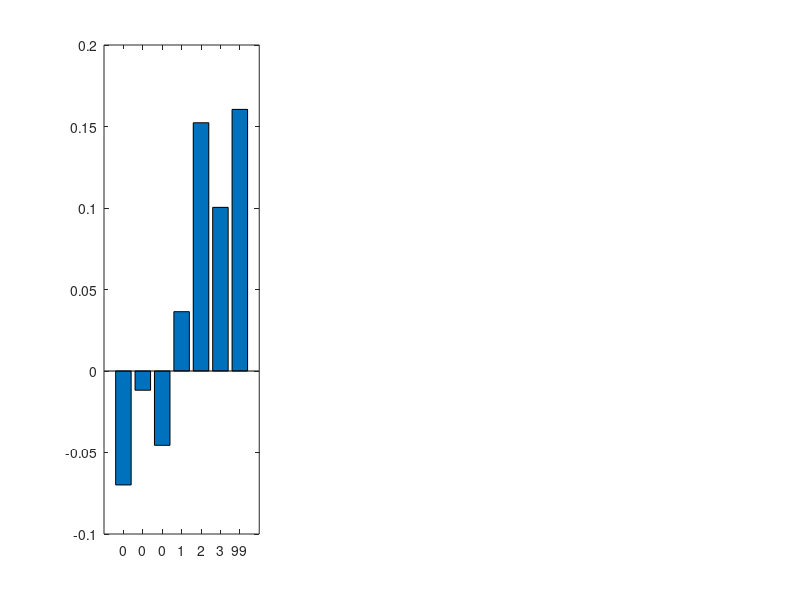

MATLAB code for this plot: (Note: this script raises an error after producing the figure.)
clc;
clear all;
close all;

%format [Sslam    Srrt    Smpc    Spath   S   P   SP   WCMS  AMS  %safety ]
%s20r30m40tcfs
t0=[        0.0364    0.0860    0.4654    0.1945    0.0381    0.6915    0.0688   17.4904    4.6870   30.7692];
std0=[       0.3270    0.1534    0.1199    0.3309    0.2696    0.2009    0.3059];

%s30r40m20tcfs
t20=[    0.3281    0.0920    0.4567    0.3526    0.1037    0.8564    0.1776   17.5527    3.4547   60.0000];
std20=[        0.3671    0.2181    0.1488    0.3554    0.3887    0.1269    0.4357];

t21=[        0.1655    0.1728   -0.1225    0.2515   -0.1384    0.8410   -0.1288   18.2520    4.3908    7.6923];
std21=[        0.3907    0.1508    0.2728    0.3828    0.2933    0.1294    0.3113];

t23=[      -0.0235    0.0517    0.4667    0.1602   -0.0183    0.8790    0.0359   18.0313    5.1913   38.4615];
std23=[        0.3155    0.1595    0.0937    0.3511    0.3447    0.0877    0.3935];

t2=(t20+t23)/2;
std2=(std20+std23)/2;


%s40r20m30tcfs
t31=[        0.0168   -0.0519    0.2016    0.0947   -0.2773    0.7655   -0.2684   17.5837    5.9859    7.1429];
std31=[        0.4321    0.2952    0.3084    0.4454    0.4838    0.1695    0.4967];

t3=[        0.1004   -0.0250    0.4564    0.1827   -0.1136    0.8440   -0.0790   17.9855    5.2594   26.6667];
std3=[        0.4114    0.2663    0.1596    0.4188    0.4026    0.1319    0.4425];

%r30m40tscfs
t4=[      -0.0699    0.0851    0.4849    0.0361   -0.1588    0.7191   -0.1335   17.6312    5.7646   28.5714];
std4=[       0.3898    0.2750    0.0545    0.4276    0.4777    0.2117    0.5052];


%s20m40allcfs
t5=[        0.0210   -0.0864    0.4618    0.1011   -0.1617    0.8959   -0.1415   18.1192    6.0687   14.2857];
std5=[        0.3911    0.2522    0.1379    0.3739    0.3919    0.0306    0.4164];

%s20r30fifo_allcfs
t6=[        0.0170    0.0321    0.2776    0.1318   -0.0777    0.9044   -0.0491   17.8026    5.1587   21.4286];
std6=[       0.3703    0.2120    0.2330    0.3567    0.3328         0    0.3682];

%m20fifo_allcfs
t7=[      -0.0118    0.0568    0.4808    0.1429   -0.0694    0.8170   -0.0382   17.9503    5.3901   23.0769];
std7=[        0.3571    0.2153    0.0664    0.3762    0.3523    0.1597    0.3882];

%r20allcfs
t8=[      -0.0456    0.0597    0.3481    0.0825   -0.1815    0.7441   -0.1576   18.1300    5.7921   28.5714];
std8=[        0.3805    0.2437    0.1975    0.4200    0.4741    0.1914    0.4991];

%s20fallcfs
t9=[        0.1605    0.0151   -0.1418    0.2315   -0.2008    0.8535   -0.2008   18.7767    5.0317         0];
std9=[        0.3903    0.2599    0.3185    0.3755    0.2867    0.1163    0.2867];

%allcfs
t10=[        0.0259    0.0725    0.4501    0.1391   -0.0972    0.6462   -0.0739   17.4316    5.3264   30.7692];
std10=[        0.4028    0.2520    0.1282    0.4116    0.4299    0.1828    0.4532];

%t10allcfs
t11=[     -0.2061    0.0712    0.3351   -0.2748   -0.3582    0.9044   -0.3582   18.1721    9.0345         0];
std11=[            0.3094    0.2093    0.1986    0.2518    0.3636         0    0.3636];

%t10s20r30m40
t12=[           0.0865    0.1384    0.4652    0.1419   -0.0760    0.8549   -0.0271   17.3507    5.0296   40.0000];
std12=[        0.4579    0.2865    0.1304    0.4478    0.4751    0.1029    0.5215];

%t10s30r40m20
t13=[        0.1117    0.1281    0.4670    0.2153    0.0419    0.9044    0.1087   17.4421    4.5411   50.0000];
std13=[        0.3732    0.1829    0.1102    0.3760    0.3588         0    0.4075];

%t10s40r20m30
t14=[        0.1205    0.0082    0.3888    0.2240   -0.0212    0.8686    0.0152   17.7192    4.8172   28.5714];
std14=[        0.3635    0.1251    0.2125    0.3520    0.3458    0.0947    0.3857];


%%

%            plot(x1,y1,'--gs', 'MarkerSize',5,'MarkerEdgeColor','green','MarkerFaceColor','green');
%             hold on

%             subplot(4,1,1)
%             ax = gca;
%             yyaxis left; cla; hold on;

%             labels = {'SLAM,TSP=CFS,RRT=FIFO1,MPC=FIFO2','SLAM,TSP,RRT=CFS,MPC=FIFO','SLAM,TSP,MPC=CFS,RRT=FIFO',...
%                 'SLAM=FIFO1,RRT=FIFO2,MPC=FIFO3','SLAM=FIFO2,RRT=FIFO3,MPC=FIFO1','SLAM=FIFO3,RRT=FIFO1,MPC=FIFO2'};
% 
%             errorbar(x1,y1,err1,'-g','linewidth',1,'MarkerSize',5,...
%                 'MarkerEdgeColor','green','MarkerFaceColor','green')
%             text(x1,y1,labels,'VerticalAlignment','bottom','HorizontalAlignment','center')
%              xticks([1 2 3 4 5 6])
% 
%             %ylabel('Response Time (s)','Fontsize',12)
%             %xlim([0.5 4.5])
%             legend('SLAM','Fontsize',12,'Location','NorthEast')
%             title('Xavier AGX 8 core MAXN SLAM prority correlation')

            %SLAM
            x1=[0,0,0,1,2,3,99];
            y1 = [t4(1),t7(1),t8(1),t0(1),t2(1),t3(1),t9(1)];
            err1 = [std4(1),std7(1),std8(1),std0(1),std2(1),std3(1),std9(1)];
            figure

            subplot(1,3,1)

            b=bar(y1);
            set(gca, 'XTickLabel',x1);
            xtips1 = b(1).XEndPoints;
            ytips1 = b(1).YEndPoints;
%             labels = {'SLAM,TSP=CFS,RRT=FIFO1,MPC=FIFO2','SLAM,TSP,RRT=CFS,MPC=FIFO','SLAM,TSP,MPC=CFS,RRT=FIFO',...
%                 'SLAM=FIFO1,RRT=FIFO2,MPC=FIFO3','SLAM=FIFO2,RRT=FIFO3,MPC=FIFO1','SLAM=FIFO3,RRT=FIFO1,MPC=FIFO2','SLAM=FIFO, All else=CFS'};
            labels={'S5','S4','S3','S8','S9','S10','S2'};
            text(xtips1,ytips1,labels,'HorizontalAlignment','center','VerticalAlignment','bottom','Fontsize',8)
%             hold on
%             errorbar(y1, err1, '.')
            ylabel('S-SLAM');
            xlabel('SLAM relative priority');
%             title('(a)', 'FontSize', 15,'HorizontalAlignment','center','VerticalAlignment','bottom');

            %ylim([-.1 .3]);
            %legend('S-SLAM');
            %saveas(gcf,['bar_2', '.jpg'])
            

            %RRT
            x2=[0,0,0,1,2,3,99];
            y2 = [t5(2),t9(2),t7(2),t3(2),t0(2),t2(2),t8(2)];
            err2 = [std5(2),std9(2),std7(2),std3(2),std0(2),std2(2),std8(2)];
            %figure
            subplot(1,3,2)

            b=bar(y2);
            set(gca, 'XTickLabel',x2);
            xtips1 = b(1).XEndPoints;
            ytips1 = b(1).YEndPoints;
            labels={'S6','S2','S4','S10','S8','S9','S3'};

%             labels = {'RRT,TSP=CFS,SLAM=FIFO1,MPC=FIFO2','RRT,MPC,TSP=CFS,SLAM=FIFO','SLAM,RRT,TSP=CFS,MPC=FIFO',...
%                 'RRT=FIFO1,MPC=FIFO2,SLAM=FIFO3','RRT=FIFO2,MPC=FIFO3,SLAM=FIFO1','RRT=FIFO3,MPC=FIFO1,SLAM=FIFO2','RRT=FIFO, ALL ELSE=CFS'};
            text(xtips1,ytips1,labels,'HorizontalAlignment','center','VerticalAlignment','bottom','Fontsize',8)
%             hold on
%             errorbar(y1, err1, '.')
            ylabel('S-RRT');
            xlabel('RRT relative priority');
%             title('(b)', 'FontSize', 15,'HorizontalAlignment','center','VerticalAlignment','bottom');

            %ylim([-.1 .1]);
            %legend('S-RRT');
            %saveas(gcf,['bar_2', '.jpg'])

             %MPC
            x3=[0,0,1,2,3,99];
            y3 = [t6(3),t8(3),t2(3),t3(3),t0(3),t7(3)];
            err3 = [std6(3),std8(3),std2(3),std3(3),std0(3),std7(3)];
            %figure
            subplot(1,3,3)
            b=bar(y3);
            set(gca, 'XTickLabel',x3);
            xtips1 = b(1).XEndPoints;
            ytips1 = b(1).YEndPoints;
            labels={'S7','S3','S9','S10','S8','S4'};

%             labels = {'MPC,TSP=CFS,SLAM=FIFO1,RRT=FIFO2','RRT=FIFO, ALL ELSE CFS',...
%                 'MPC=FIFO1,SLAM=FIFO2,RRT=FIFO3','MPC=FIFO2,SLAM=FIFO3,RRT=FIFO1','MPC=FIFO3,SLAM=FIFO1,RRT=FIFO2','MPC=FIFO, ALL ELSE=CFS'};
            text(xtips1,ytips1,labels,'HorizontalAlignment','center','VerticalAlignment','bottom','Fontsize',8)
%             hold on
%             errorbar(y1, err1, '.')
            ylabel('S-MPC');
            xlabel('MPC relative priority');
%             title('(c)', 'FontSize', 15,'HorizontalAlignment','center','VerticalAlignment','bottom');

            %ylim([.2 .65]);
            %legend('S-MPC');
            %saveas(gcf,['bar_2', '.jpg'])
%             %MPC
%             x3=[0,0,0,1,2,3,99];
%             y3 = [t9(3),t8(3),t6(3),t2(3),t3(3),t0(3),t7(3)];
%             err3 = [std9(3),std8(3),std6(3),std2(3),std3(3),std0(3),std7(3)];
%             figure
%             b=bar(y3);
%             set(gca, 'XTickLabel',x3);
%             xtips1 = b(1).XEndPoints;
%             ytips1 = b(1).YEndPoints;
%             labels = {'SLAM=FIFO, ALL ELSE = CFS','RRT=FIFO, ALL ELSE CFS','MPC,TSP=CFS,SLAM=FIFO1,RRT=FIFO2',...
%                 'MPC=FIFO1,SLAM=FIFO2,RRT=FIFO3','MPC=FIFO2,SLAM=FIFO3,RRT=FIFO1','MPC=FIFO3,SLAM=FIFO1,RRT=FIFO2','MPC=FIFO, ALL ELSE=CFS'};
%             text(xtips1,ytips1,labels,'HorizontalAlignment','center','VerticalAlignment','bottom')
% %             hold on
% %             errorbar(y1, err1, '.')
%             ylabel('S-MPC');
%             xlabel('relative priority');
% 
%             %ylim([20 140]);
%             legend('S-MPC');
%             %saveas(gcf,['bar_2', '.jpg'])
%%
%             x = [{'S'},{'SP'},{'%Safety'},{'5/WCMS'},{'1/AMS'}];
%             vals = [t11(5), t9(5), t12(5), t10(5), t6(5), t0(5), t2(5); t11(7), t9(7), t12(7), t10(7), t6(7), t0(7), t2(7) ;...
%                 t11(10)/100, t9(10)/100, t12(10)/100, t10(10)/100, t6(10)/100, t0(10)/100, t2(10)/100 ;...
%                 5/t11(8), 5/t9(8), 5/t12(8), 5/t10(8), 5/t6(8), 5/t0(8), 5/t2(8);...
%                 1/t11(9), 1/t9(9), 1/t12(9), 1/t10(9), 1/t6(9), 1/t0(9), 1/t2(9)];
%             
%             b = bar(vals);
%             set(gca, 'XTickLabel',x);
%             xtips2 = b(2).XEndPoints;
%             ytips2 = b(2).YEndPoints;
% %             labels2 = {'Schd1','Schd2','Schd3','Schd4','Schd5','Schd6','Schd7'};
% %             text(xtips2,ytips2,labels2,'HorizontalAlignment','center',...
% %                 'VerticalAlignment','bottom')
%             legend('Schedu1e1','Schd2','Schd3','Schd4','Schd5','Schd6','Schd7');
%             ylabel('Normalized values');



            figure
            subplot(2,1,1)
            x = [{'S'},{'SP'}];
            vals = [t11(5), t9(5), t12(5), t10(5), t6(5), t0(5), t2(5), t13(5); t11(7), t9(7), t12(7), t10(7), t6(7), t0(7), t2(7), t13(7)];
            
            b = bar(vals);
            set(gca, 'XTickLabel',x);
            xtips2 = b(2).XEndPoints;
            ytips2 = b(2).YEndPoints;
%             labels2 = [{'S1','S2','S11','S13','S7','S8','S9','S12'},{'S1','S2','S11','S13','S7','S8','S9','S12'}];
%             text(xtips2,ytips2,labels2,'HorizontalAlignment','center',...
%                  'VerticalAlignment','bottom')
            %legend('S1','S2','S11','S13','S7','S8','S9','S12');
            ylabel('Actual values');
             %ylim([-.4 .4]);

            subplot(2,1,2)
            x = [{'4/WCMS'},{'1/AMS'}];
            vals = [ 4/t11(8), 4/t9(8), 4/t12(8), 4/t10(8), 4/t6(8), 4/t0(8), 4/t2(8), 4/t13(8);...
                1/t11(9), 1/t9(9), 1/t12(9), 1/t10(9), 1/t6(9), 1/t0(9), 1/t2(9), 1/t13(9)];
            
            b = bar(vals);
            set(gca, 'XTickLabel',x);
            xtips2 = b(2).XEndPoints;
            ytips2 = b(2).YEndPoints;
             labels2 = {'S1','S2','S11','S13','S7','S8','S9','S12'};
%             text(xtips2,ytips2,labels2,'HorizontalAlignment','center',...
%                 'VerticalAlignment','bottom')
            %legend('Schedu1e1','Schedu1e2','Schedu1e3','Schedu1e4','Schedu1e5','Schedu1e6','Schedu1e7');
            ylabel('Normalized values');
